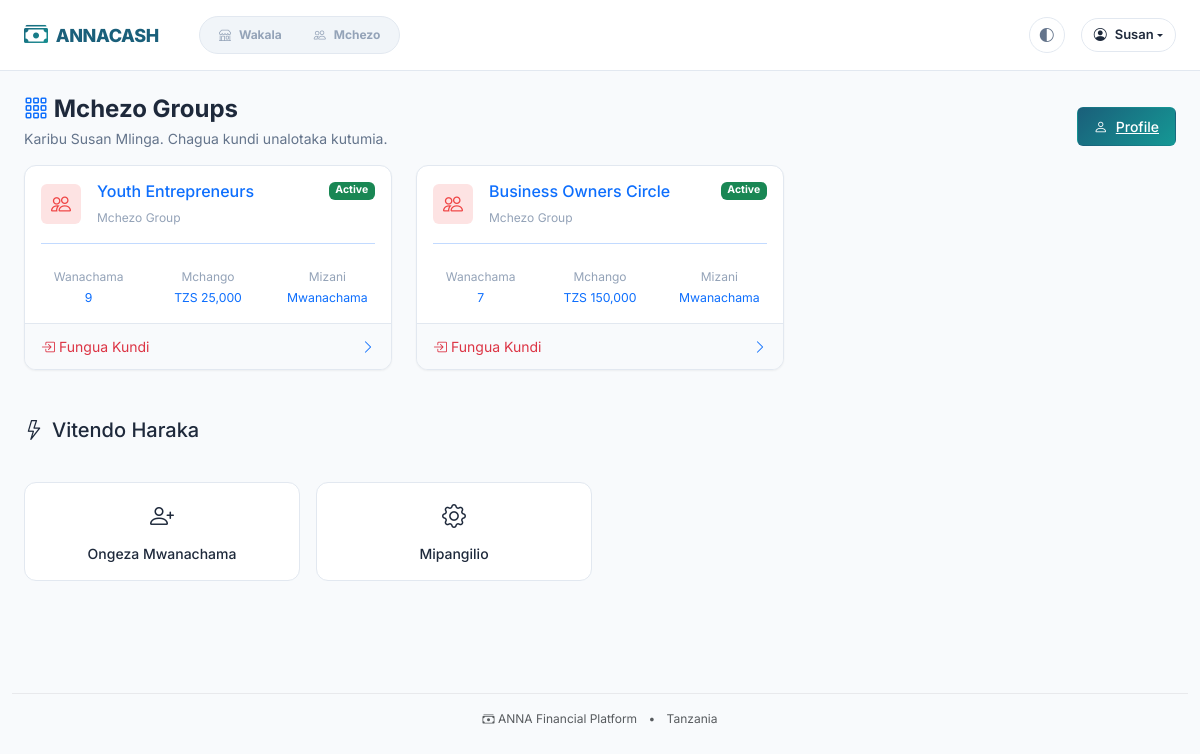
The app's page /app-switcher/ (signed in) with its own data.
### accounts/models.py (models this page shows, shortened)
class User(AbstractBaseUser, PermissionsMixin):
    email = models.EmailField(unique=True)
    phone_number = models.CharField(max_length=20, unique=True, blank=True, null=True)
    first_name = models.CharField(max_length=100)
    last_name = models.CharField(max_length=100)
    is_active = models.BooleanField(default=True)
    is_staff = models.BooleanField(default=False)
    is_superuser = models.BooleanField(default=False)
    date_joined = models.DateTimeField(default=timezone.now)
    last_login = models.DateTimeField(blank=True, null=True)
    profile_image = models.ImageField(upload_to="profiles/", blank=True, null=True)
    bio = models.TextField(blank=True)
    timezone = models.CharField(max_length=50, default="Africa/Nairobi")
    national_id = models.CharField(max_length=20, blank=True, null=True)
    region = models.CharField(max_length=100, blank=True)
    district = models.CharField(max_length=100, blank=True)
    objects = UserManager()
    USERNAME_FIELD = "email"
    REQUIRED_FIELDS = ["first_name", "last_name"]
    class Meta:
        verbose_name = "User"
        verbose_name_plural = "Users"
        ordering = ["-date_joined"]
    def get_full_name(self):
        return f"{self.first_name} {self.last_name}".strip()

### mchezo/models.py (models this page shows, shortened)
class Group(AuditableModel):
    name = models.CharField(max_length=200)
    description = models.TextField(blank=True)
    contribution_amount = models.DecimalField(
        max_digits=15, decimal_places=2, validators=[MinValueValidator(100)]
    )
    social_fund_contribution = models.DecimalField(
        max_digits=15,
        decimal_places=2,
        default=0,
        help_text="Fixed amount for 'Mfuko wa Jamii' per period",
    )
    late_fine_amount = models.DecimalField(
        max_digits=15,
        decimal_places=2,
        default=0,
        help_text="Standard fine for late contributions",
    )
    contribution_frequency = models.CharField(
        max_length=20,
        choices=[
            ("daily", "Daily"),
            ("weekly", "Weekly"),
            ("biweekly", "Bi-weekly"),
            ("monthly", "Monthly"),
        ],
        default="weekly",
    )
    max_members = models.PositiveIntegerField(default=10)
    contribution_day = models.PositiveIntegerField(
        help_text="Day of week (1=Monday, 7=Sunday) or day of month", default=1
    )
    contribution_time = models.TimeField(default=timezone.now)
    is_active = models.BooleanField(default=True)
    is_open = models.BooleanField(default=True, help_text="Allow new members to join")
    payout_order_method = models.CharField(
        max_length=30,
        choices=[
            ("random", "Random"),
            ("fixed", "Fixed (members choose)"),
            ("bidding", "Bidding (highest bidder wins)"),
            ("sequential", "Sequential (first come, first served)"),
        ],
        default="random",
    )
    class Meta:
        verbose_name = "Group"
        verbose_name_plural = "Groups"
        ordering = ["name"]

### dashboard/views.py (the view)
# urls.py: path("app-switcher/", views.AppSwitcherView.as_view(), name="app_switcher"),
class AppSwitcherView(DashboardMixin, TemplateView):
    template_name = "dashboard/app_switcher.html"
    def get(self, request, *args, **kwargs):
        if request.user.is_superuser:
            return redirect("dashboard:admin")
        ctx = self.get_context_data()
        wakalas = ctx["wakalas"]
        groups = ctx["mchezo_groups"]
        if len(wakalas) == 1 and len(groups) == 0:
            return redirect("wakala:dashboard", wakala_id=wakalas[0].id)
        elif len(wakalas) == 0 and len(groups) == 1:
            return redirect("mchezo:dashboard", group_id=groups[0].id)
        elif len(wakalas) > 0 or len(groups) > 0:
            return super().get(request, *args, **kwargs)
        else:
            return render(request, "dashboard/no_access.html")

### core/context_processors.py (called while the page is built, shortened)
def navigation_context(request):
    from core.models import WakalaRole, MchezoRole
    wakala_roles = WakalaRole.objects.filter(
        user=request.user, is_active=True
    ).select_related("wakala")
    wakalas = [role.wakala for role in wakala_roles]
    mchezo_roles = MchezoRole.objects.filter(
        user=request.user, is_active=True
    ).select_related("group")
    mchezo_groups = [role.group for role in mchezo_roles]
    return {
        "wakalas": wakalas,
        "mchezo_groups": mchezo_groups,
        "has_wakala_access": len(wakalas) > 0,
        "has_mchezo_access": len(mchezo_groups) > 0,
    }

### core/models.py (called while the page is built)
    def get_queryset(self):
        return super().get_queryset().filter(is_deleted=False)

### core/templatetags/permissions.py (called while the page is built)
@register.simple_tag
def format_tzs(amount):
    try:
        return f"TZS {float(amount):,.0f}"
    except (ValueError, TypeError):
        return "TZS 0"

### templates/dashboard/app_switcher.html (shortened to what this page needs)
{% extends 'base.html' %}
{% load permissions %}
{% block content %}
<div class="anna-page-header">
    <div class="d-flex justify-content-between align-items-start flex-wrap">
        <div class="me-3">
            <h4 class="anna-page-title">
                <i class="bi bi-grid-3x3-gap text-primary"></i> Mchezo Groups
            </h4>
            <p class="anna-page-subtitle">Karibu {{ user.get_full_name|default:"User" }}. Chagua kundi unalotaka kutumia.</p>
        </div>
        <div class="anna-page-actions">
            <a href="{% url 'accounts:profile' %}" class="anna-btn anna-btn-primary">
                <i class="bi bi-person"></i> Profile
            </a>
        </div>
    </div>
</div>
{% if has_mchezo_access %}
<div class="row g-4 mb-5">
    {% for group in mchezo_groups %}
    <div class="col-md-6 col-lg-4">
        <a href="{% url 'dashboard:mchezo' group_id=group.id %}" class="text-decoration-none">
            <div class="anna-card anna-card-interactive anna-card-danger h-100">
                <div class="anna-card-body">
                    <div class="d-flex justify-content-between align-items-start mb-3">
                        <div class="d-flex align-items-center">
                            <div class="anna-kpi-icon anna-kpi-icon-danger me-3">
                                <i class="bi bi-people"></i>
                            </div>
                            <div>
                                <h6 class="mb-0">{{ group.name }}</h6>
                                <small class="text-muted">Mchezo Group</small>
                            </div>
                        </div>
                        <span class="badge bg-success">Active</span>
                    </div>
                    <hr class="my-3">
                    <div class="row text-center">
                        <div class="col-4">
                            <small class="text-muted d-block">Wanachama</small>
                            <span class="small">{{ group.memberships.count|default:"0" }}</span>
                        </div>
                        <div class="col-4">
                            <small class="text-muted d-block">Mchango</small>
                            <span class="small">{% format_tzs group.contribution_amount %}</span>
                        </div>
                        <div class="col-4">
                            <small class="text-muted d-block">Mizani</small>
                            <span class="small">{% if user.is_superuser %}Superadmin{% else %}Mwanachama{% endif %}</span>
                        </div>
                    </div>
                </div>
                <div class="anna-card-footer">
                    <div class="d-flex justify-content-between align-items-center">
                        <span class="text-danger">
                            <i class="bi bi-box-arrow-in-right me-1"></i>Fungua Kundi
                        </span>
                        <i class="bi bi-chevron-right"></i>
                    </div>
                </div>
            </div>
        </a>
    </div>
    {% endfor %}
</div>
<div class="row mb-4">
    <div class="col-12">
        <h5 class="mb-3">
            <i class="bi bi-lightning me-2"></i>Vitendo Haraka
        </h5>
    </div>
</div>
<div class="row g-3 mb-5">
    <div class="col-6 col-md-3">
        <a href="{% url 'mchezo:add_member' group_id=mchezo_groups.0.id %}" class="anna-quick-action anna-quick-action-success text-decoration-none" style="--anna-success: #10b981;">
            <i class="bi bi-person-plus"></i>
            <span>Ongeza Mwanachama</span>
        </a>
    </div>
    <div class="col-6 col-md-3">
        <a href="{% url 'dashboard:settings' %}" class="anna-quick-action text-decoration-none" style="--anna-info: #3b82f6;">
            <i class="bi bi-gear"></i>
            <span>Mipangilio</span>
        </a>
    </div>
</div>
{% endif %}
{% endblock %}

### templates/base.html (shortened to what this page needs)
<!DOCTYPE html>
<html lang="sw">
<head>
    {% load static %}
    <link href="https://cdn.jsdelivr.net/npm/bootstrap@5.3.0/dist/css/bootstrap.min.css" rel="stylesheet">
    <link href="https://cdn.jsdelivr.net/npm/bootstrap-icons@1.11.0/font/bootstrap-icons.css" rel="stylesheet">
    <link href="{% static 'css/variables.css' %}" rel="stylesheet">
    <link href="{% static 'css/anna.css' %}" rel="stylesheet">
</head>
<body>
    <nav class="navbar navbar-expand-lg anna-navbar">
        <div class="container-fluid px-3 px-lg-4">
            <a class="navbar-brand anna-navbar-brand" href="/">
                <i class="bi bi-cash-stack"></i> ANNACASH
            </a>
            {% if user.is_authenticated %}
            <div class="collapse navbar-collapse" id="navbarNav">
                <div class="anna-app-switcher ms-lg-4 me-auto d-none d-lg-flex">
                    {% if has_wakala_access %}
                    <a href="{% url 'dashboard:app_switcher' %}?app=wakala" class="anna-app-switcher-btn {% if request.path|slice:':8' == '/wakala' or '/wakala/' in request.path %}active{% endif %}">
                        <i class="bi bi-shop"></i> Wakala
                    </a>
                    {% endif %}
                    {% if has_mchezo_access %}
                    <a href="{% url 'dashboard:app_switcher' %}?app=mchezo" class="anna-app-switcher-btn {% if request.path|slice:':7' == '/mchezo' or '/mchezo/' in request.path %}active{% endif %}">
                        <i class="bi bi-people"></i> Mchezo
                    </a>
                    {% endif %}
                </div>
                <div class="d-flex flex-column flex-lg-row align-items-lg-center gap-3 mt-3 mt-lg-0 ms-auto">
                    <button class="theme-toggle d-none d-lg-flex" title="Cycle theme">
                        <i class="bi bi-circle-half"></i>
                    </button>
                    <div class="dropdown d-none d-lg-block">
                        <button class="anna-user-menu-btn dropdown-toggle d-flex align-items-center" type="button" data-bs-toggle="dropdown" aria-expanded="false">
                            <i class="bi bi-person-circle me-2"></i>
                            <span class="d-none d-sm-inline">{{ user.first_name|default:user.email|truncatechars:15 }}</span>
                        </button>
                    </div>
                </div>
            </div>
            {% endif %}
        </div>
    </nav>
    <main class="container-fluid px-3 px-lg-4 py-4">
        {% block content %}{% endblock %}
    </main>
    <footer class="text-center py-4 text-muted" style="font-size: 0.75rem;">
        <div class="container-fluid">
            <hr class="my-3" style="opacity: 0.1;">
            <p class="mb-0">
                <i class="bi bi-cash-stack"></i> ANNA Financial Platform
                <span class="mx-2">•</span>
                Tanzania
            </p>
        </div>
    </footer>
</body>
</html>

### static/css/variables.css (style rules this page uses)
:root { --anna-primary: #1a5f7a; --anna-primary-dark: #0d4a5f; --anna-primary-light: #2d7d9a; --anna-secondary: #159895; --anna-secondary-dark: #0e7a77; --anna-secondary-light: #2db3ae; --anna-accent: #57c5b6; --anna-accent-dark: #3ba89f; --anna-accent-light: #7dd4c8; --anna-success: #10b981; --anna-success-light: #d1fae5; --anna-success-dark: #059669; --anna-warning: #f59e0b; --anna-warning-light: #fef3c7; --anna-warning-dark: #d97706; --anna-danger: #ef4444; --anna-danger-light: #fee2e2; --anna-danger-dark: #dc2626; --anna-info: #3b82f6; --anna-info-light: #dbeafe; --anna-info-dark: #2563eb; --anna-bg-primary: #ffffff; --anna-bg-secondary: #f8fafc; --anna-bg-tertiary: #f1f5f9; --anna-text-primary: #1e293b; --anna-text-secondary: #64748b; --anna-text-tertiary: #94a3b8; --anna-border: #e2e8f0; --anna-border-dark: #cbd5e1; --anna-role-owner: #1e40af; --anna-role-manager: #166534; --anna-role-agent: #0e7490; --anna-role-admin: #b45309; --anna-role-treasurer: #166534; --anna-role-member: #6b7280; --anna-balance-positive: #059669; --anna-balance-negative: #dc2626; --anna-balance-neutral: #64748b; --anna-day-open: #10b981; --anna-day-closed: #6b7280; --anna-day-closing: #f59e0b; --anna-shadow-sm: 0 1px 2px 0 rgb(0 0 0 / 0.05); --anna-shadow: 0 1px 3px 0 rgb(0 0 0 / 0.1), 0 1px 2px -1px rgb(0 0 0 / 0.1); --anna-shadow-md: 0 4px 6px -1px rgb(0 0 0 / 0.1), 0 2px 4px -2px rgb(0 0 0 / 0.1); --anna-shadow-lg: 0 10px 15px -3px rgb(0 0 0 / 0.1), 0 4px 6px -4px rgb(0 0 0 / 0.1); --anna-shadow-xl: 0 20px 25px -5px rgb(0 0 0 / 0.1), 0 8px 10px -6px rgb(0 0 0 / 0.1); --anna-radius-sm: 0.25rem; --anna-radius: 0.375rem; --anna-radius-md: 0.5rem; --anna-radius-lg: 0.75rem; --anna-radius-xl: 1rem; --anna-radius-full: 9999px; --anna-font-sans: 'Inter', -apple-system, BlinkMacSystemFont, 'Segoe UI', Roboto, sans-serif; --anna-font-mono: 'JetBrains Mono', 'Fira Code', 'SF Mono', Consolas, monospace; --anna-space-1: 0.25rem; --anna-space-2: 0.5rem; --anna-space-3: 0.75rem; --anna-space-4: 1rem; --anna-space-5: 1.25rem; --anna-space-6: 1.5rem; --anna-space-8: 2rem; --anna-space-10: 2.5rem; --anna-space-12: 3rem; --anna-transition-fast: 150ms ease; --anna-transition: 200ms ease; --anna-transition-slow: 300ms ease; --anna-z-dropdown: 1000; --anna-z-sticky: 1020; --anna-z-fixed: 1030; --anna-z-modal-backdrop: 1040; --anna-z-modal: 1050; --anna-z-popover: 1060; --anna-z-tooltip: 1070; }
.anna-card { background: var(--anna-bg-primary); border: 1px solid var(--anna-border); border-radius: var(--anna-radius-lg); box-shadow: var(--anna-shadow-sm); transition: all var(--anna-transition); }
.anna-card-interactive { cursor: pointer; }
.anna-card-danger { border-left: 4px solid var(--anna-danger); }
.anna-btn { display: inline-flex; align-items: center; justify-content: center; gap: var(--anna-space-2); padding: var(--anna-space-2) var(--anna-space-4); font-size: 0.875rem; font-weight: 500; border-radius: var(--anna-radius); border: 1px solid transparent; cursor: pointer; transition: all var(--anna-transition-fast); white-space: nowrap; }
.anna-btn-primary { background: linear-gradient(135deg, var(--anna-primary), var(--anna-secondary)); color: white; }

### templates/base.html (style rules this page uses)
:root { --anna-primary: #1a5f7a; --anna-secondary: #159895; --anna-accent: #57c5b6; }
body { font-family: 'Inter', system-ui, sans-serif; }
.theme-toggle { cursor: pointer; padding: 8px 12px; border-radius: 50%; transition: all 0.3s; }

### records on screen
User: first_name "Susan", get_full_name "Susan Mlinga"
Group: name "Youth Entrepreneurs", memberships.count "9", contribution_amount "TZS 25,000"
Group: name "Business Owners Circle", memberships.count "7", contribution_amount "TZS 150,000"
